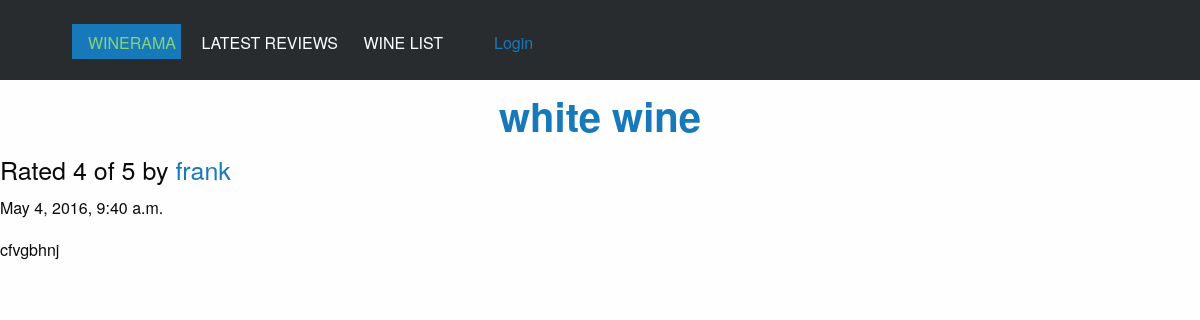
Screenshot of /review/3/ with the database file from the repository.
### reviews/models.py (models this page shows, shortened)
class Review(models.Model):
    RATING_CHOICES = (
        (1, '1'),
        (2, '2'),
        (3, '3'),
        (4, '4'),
        (5, '5'),
    )
    wine = models.ForeignKey(Wine)
    pub_date = models.DateTimeField('date published')
    user_name = models.CharField(max_length=100)
    comment = models.CharField(max_length=200)
    rating = models.IntegerField(choices=RATING_CHOICES)

class Wine (models.Model):
    name =  models.CharField(max_length=200)

### reviews/views.py (the view)
# urls.py: url(r'^review/(?P<review_id>[0-9]+)/$', views.review_detail, name='review_detail'),
def review_detail(request, review_id):
    review = get_object_or_404(Review, pk=review_id)
    return render(request, 'reviews/review_detail.html',{'review' :review} )

### reviews/templates/reviews/review_detail.html
{% extends 'reviews/base.html' %}
{% load staticfiles %}
{% block title %}
<h2><a href="{% url 'reviews:wine_detail' review.wine.id %}">{{ review.wine.name }}</a></h2>
{% endblock %}
{% block content %}
<h4>Rated {{ review.rating }} of 5 by <a href="{& url ' reviews.user_review_list' review.user_name %}">{{ review.user_name}}</a> </h4>
<p>{{ review.pub_date }}</p>
<p>{{ review.comment }}</p>
{% endblock %}

### static/css/aapp.css (style rules this page uses)
h2 { text-align: center; font-weight: 700; }

### rows the page displays
Review: wine.name "white wine", rating "4", user_name "frank", pub_date "May 4, 2016, 9:40 a.m.", comment "cfvgbhnj"
